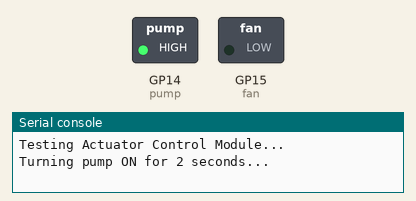
Simulated run of this program. Board: Raspberry Pi Pico running MicroPython. Parts: switched loads named in the program (green lamp = pin HIGH), the last lines printed to the serial console. At 4.0 s the program stops and its outputs stay as they are.

Above: at 0.1 s.
At 2.1 s:
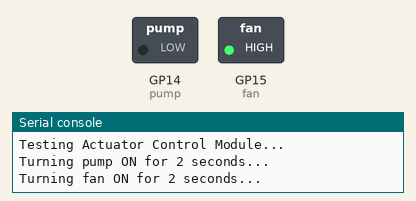
At 4.1 s:
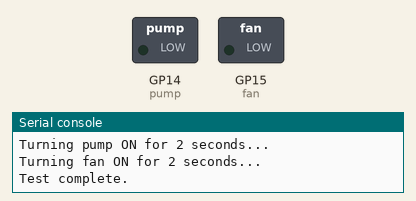
Timing chart, 0 to 5.5 s (numbered marks = the images above):
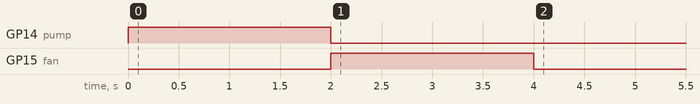

The program:

actuator_control.py
```python
import machine
import time

# === CONFIGURATION ===
PUMP_PIN = 14  # Irigation system - GP14
FAN_PIN = 15   # Ventilation system - GP15


# === INITIALIZATION ===
pump = machine.Pin(PUMP_PIN, machine.Pin.OUT)
fan = machine.Pin(FAN_PIN, machine.Pin.OUT)


# === CONTROL FUNCTIONS ===
def set_pump(state: bool):
    pump.value(1 if state else 0)

def set_fan(state: bool):
    fan.value(1 if state else 0)


# === STATUS CHECK ===
def get_pump_state() -> bool:
    return bool(pump.value())

def get_fan_state() -> bool:
    return bool(fan.value())


# === TEST SCRIPT ===
if __name__ == "__main__":
    import time

    print("Testing Actuator Control Module...")

    print("Turning pump ON for 2 seconds...")
    set_pump(1)
    time.sleep(2)
    set_pump(0)

    print("Turning fan ON for 2 seconds...")
    set_fan(1)
    time.sleep(2)
    set_fan(0)

    print("Test complete.")
```

Measured:
- by itself, GP14 (pump): LOW → HIGH at 0.00 s, → LOW 2.0 s later
- by itself, GP15 (fan): LOW → HIGH at 2.0 s, → LOW 2.0 s later
